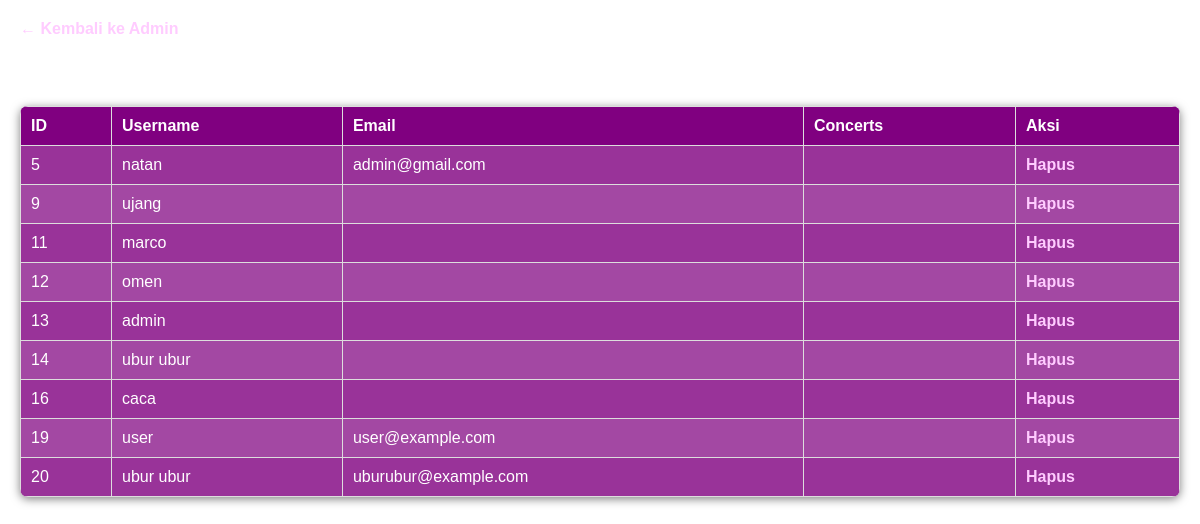
The app's page /view_user.php with its own data.
### tables this page shows
CREATE TABLE `users` (
  `id` int(11) NOT NULL,
  `username` varchar(100) NOT NULL,
  `password` varchar(100) NOT NULL,
  `role` enum('user','admin') NOT NULL,
  `created_at` timestamp NOT NULL DEFAULT current_timestamp(),
  `email` varchar(255) NOT NULL
);

### view_user.php (the view, shortened to what this page needs)
<?php
$conn = new mysqli("localhost", "root", "", "concert_system");
$query = "
    SELECT u.id, u.username, u.email, GROUP_CONCAT(c.name SEPARATOR ', ') AS concerts
    FROM users u
    LEFT JOIN registrations r ON u.email = r.email
    LEFT JOIN concerts c ON r.concert_id = c.id
    GROUP BY u.id
";
$result = $conn->query($query);
?>
<!DOCTYPE html>
<html lang="en">
<head>
</head>
<body>
    <a href="admin.php" style="color: #ffccff; text-decoration: none; font-weight: bold;">
        &#8592; Kembali ke Admin
    </a>
    <h2>Data Pengguna Terdaftar</h2>
    <table>
        <thead>
            <tr>
                <th>ID</th>
                <th>Username</th>
                <th>Email</th>
                <th>Concerts</th>
                <th>Aksi</th>
            </tr>
        </thead>
        <tbody>
            <?php
            if ($result) {
                while ($row = $result->fetch_assoc()) {
                    echo '<tr>';
                    echo '<td data-label="ID">' . htmlspecialchars($row['id']) . '</td>';
                    echo '<td data-label="Username">' . htmlspecialchars($row['username']) . '</td>';
                    echo '<td data-label="Email">' . htmlspecialchars($row['email']) . '</td>';
                    echo '<td data-label="Concerts">' . htmlspecialchars($row['concerts']) . '</td>';
                    echo '<td data-label="Aksi"><a href="?delete=' . htmlspecialchars($row['id']) . '" onclick="return confirm(\'Anda yakin ingin menghapus akun ini?\');">Hapus</a></td>';
                    echo '</tr>';
                }
            } else {
                echo '<tr><td colspan="5">Error in query: ' . htmlspecialchars($conn->error) . '</td></tr>';
            }
            ?>
        </tbody>
    </table>
</body>
</html>

### view_user.php (style rules this page uses)
body { font-family: "Arial", sans-serif; background-image: url('uploads/bg-login.png'); margin: 0; padding: 20px; color: #fff; }
h2 { color: white; text-align: center; margin-bottom: 20px; }
table { width: 100%; border-collapse: collapse; box-shadow: 0 2px 10px rgba(0, 0, 0, 0.5); border-radius: 8px; overflow: hidden; background-color: rgba(128, 0, 128, 0.8); }
th, td { border: 1px solid #ddd; padding: 12px; text-align: left; }
th { background-color: #800080; color: white; }
tr:nth-child(even) { background-color: rgba(255, 255, 255, 0.1); }
a { color: #ffccff; text-decoration: none; font-weight: bold; }
@media (max-width: 1200px) { th, td { padding: 10px; } }

### records on screen
users: id "5", username "natan", email "admin@gmail.com"
users: id "9", username "ujang"
users: id "11", username "marco"
users: id "12", username "omen"
users: id "13", username "admin"
users: id "14", username "ubur ubur"
users: id "16", username "caca"
users: id "19", username "user", email "user@example.com"
users: id "20", username "ubur ubur", email "uburubur@example.com"
